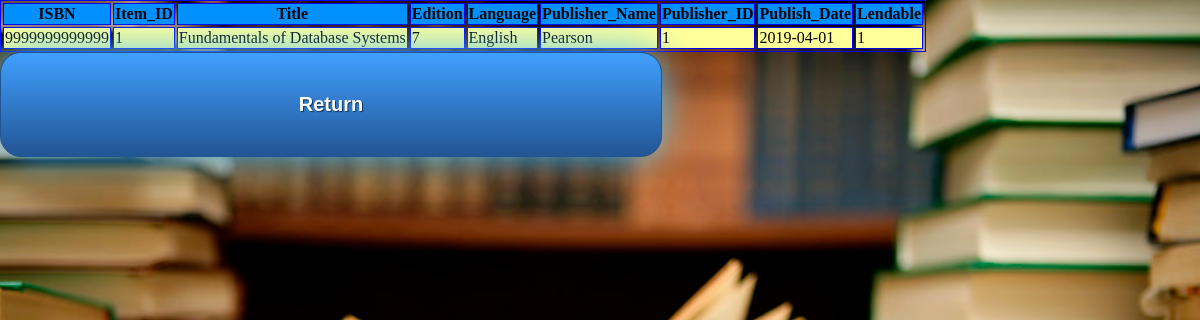
The page /memViewBooks.php on the database as committed earlier.
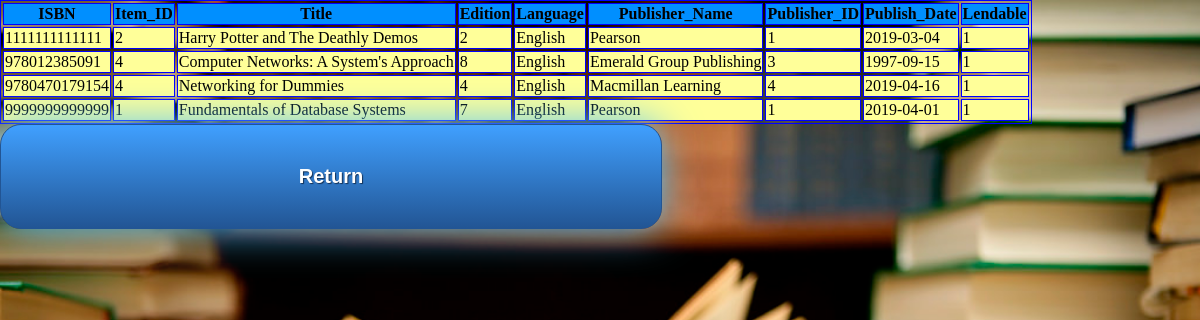
The same page on the database as committed later.
### tables this page shows
CREATE TABLE `book` (
  `ISBN` varchar(13) NOT NULL,
  `Item_ID` varchar(11) NOT NULL,
  `Title` varchar(100) NOT NULL,
  `Edition` tinyint(4) NOT NULL,
  `Language` varchar(25) NOT NULL,
  `Publisher_Name` varchar(50) NOT NULL,
  `Publisher_ID` int(11) NOT NULL,
  `Publish_Date` date NOT NULL,
  `Lendable` tinyint(1) NOT NULL DEFAULT '1'
);

### memViewBooks.php (the view, shortened to what this page needs)
<html>
	<link rel="stylesheet" type="text/css" href="main.css">
	<body>
		<?php
			$con=mysqli_connect("localhost","root","","lms");
		$result = mysqli_query($con, "SELECT * FROM `book`");
		echo "<table border='1' BORDERCOLOR='#0000FF'>
		<tr style='background-color:#008FFF'>
		<th>ISBN</th>
		<th>Item_ID</th>
		<th>Title</th>
		<th>Edition</th>
		<th>Language</th>
		<th>Publisher_Name</th>
		<th>Publisher_ID</th>
		<th>Publish_Date</th>
		<th>Lendable</th>
		</tr>";
		while($row = mysqli_fetch_array($result)){
			echo '<tr style="background-color:#ffff99">';
			echo "<td>" . $row['ISBN'] . "</td>";
			echo "<td>" . $row['Item_ID'] . "</td>";
			echo "<td>" . $row['Title'] . "</td>";
			echo "<td>" . $row['Edition'] . "</td>";
			echo "<td>" . $row['Language'] . "</td>";
			echo "<td>" . $row['Publisher_Name'] . "</td>";
			echo "<td>" . $row['Publisher_ID'] . "</td>";
			echo "<td>" . $row['Publish_Date'] . "</td>";
			echo "<td>" . $row['Lendable'] . "</td>";
			echo "</tr>";
		}
		echo "</table>";
		?>
		<a class="button" href="member.php">Return</a>
	</body>
</html>

Rows that differ between the two databases and show on the page:
added book: ISBN "1111111111111", Item_ID "2", Title "Harry Potter and The Deathly Demos", Edition "2", Language "English", Publisher_Name "Pearson", Publisher_ID "1", Publish_Date "2019-03-04", Lendable "1"
added book: ISBN "978012385091", Item_ID "4", Title "Computer Networks: A System's Approach", Edition "8", Language "English", Publisher_Name "Emerald Group Publishing", Publisher_ID "3", Publish_Date "1997-09-15", Lendable "1"
added book: ISBN "9780470179154", Item_ID "4", Title "Networking for Dummies", Edition "4", Language "English", Publisher_Name "Macmillan Learning", Publisher_ID "4", Publish_Date "2019-04-16", Lendable "1"
